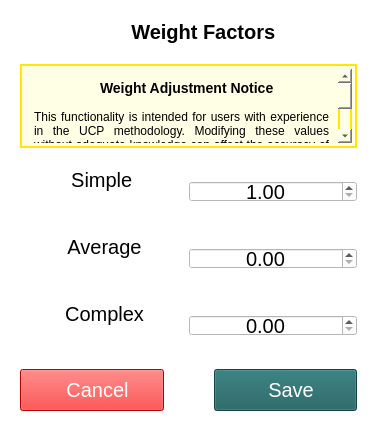
<?xml version="1.0" encoding="UTF-8"?>
<ui version="4.0">
 <class>Dialog</class>
 <widget class="QDialog" name="Dialog">
  <property name="geometry">
   <rect>
    <x>0</x>
    <y>0</y>
    <width>377</width>
    <height>431</height>
   </rect>
  </property>
  <property name="sizePolicy">
   <sizepolicy hsizetype="Ignored" vsizetype="Ignored">
    <horstretch>0</horstretch>
    <verstretch>0</verstretch>
   </sizepolicy>
  </property>
  <property name="windowTitle">
   <string>Dialog</string>
  </property>
  <property name="styleSheet">
   <string notr="true">background: white;</string>
  </property>
  <layout class="QGridLayout" name="gridLayout_3">
   <property name="leftMargin">
    <number>20</number>
   </property>
   <property name="topMargin">
    <number>20</number>
   </property>
   <property name="rightMargin">
    <number>20</number>
   </property>
   <property name="bottomMargin">
    <number>20</number>
   </property>
   <property name="horizontalSpacing">
    <number>0</number>
   </property>
   <property name="verticalSpacing">
    <number>20</number>
   </property>
   <item row="0" column="0">
    <widget class="QLabel" name="icon_Label">
     <property name="maximumSize">
      <size>
       <width>35</width>
       <height>35</height>
      </size>
     </property>
     <property name="font">
      <font>
       <family>Arial</family>
       <pointsize>15</pointsize>
      </font>
     </property>
     <property name="text">
      <string/>
     </property>
     <property name="pixmap">
      <pixmap resource="../resources.qrc">:/resources/images/weight.png</pixmap>
     </property>
     <property name="scaledContents">
      <bool>true</bool>
     </property>
    </widget>
   </item>
   <item row="0" column="1">
    <widget class="QLabel" name="title_Label">
     <property name="font">
      <font>
       <family>Arial</family>
       <pointsize>15</pointsize>
       <bold>true</bold>
      </font>
     </property>
     <property name="text">
      <string>Weight Factors </string>
     </property>
     <property name="alignment">
      <set>Qt::AlignCenter</set>
     </property>
    </widget>
   </item>
   <item row="1" column="0" colspan="2">
    <widget class="QWidget" name="widget" native="true">
     <property name="styleSheet">
      <string notr="true">QWidget{
	border: 2px solid #FFE606;
	background: #FEFFE4;
}
</string>
     </property>
     <layout class="QGridLayout" name="gridLayout_2">
      <property name="leftMargin">
       <number>5</number>
      </property>
      <property name="topMargin">
       <number>5</number>
      </property>
      <property name="rightMargin">
       <number>5</number>
      </property>
      <property name="bottomMargin">
       <number>5</number>
      </property>
      <property name="spacing">
       <number>0</number>
      </property>
      <item row="0" column="0">
       <widget class="QScrollArea" name="scrollArea">
        <property name="maximumSize">
         <size>
          <width>16777215</width>
          <height>85</height>
         </size>
        </property>
        <property name="focusPolicy">
         <enum>Qt::NoFocus</enum>
        </property>
        <property name="styleSheet">
         <string notr="true">border: none;</string>
        </property>
        <property name="frameShape">
         <enum>QFrame::NoFrame</enum>
        </property>
        <property name="frameShadow">
         <enum>QFrame::Sunken</enum>
        </property>
        <property name="lineWidth">
         <number>0</number>
        </property>
        <property name="widgetResizable">
         <bool>true</bool>
        </property>
        <widget class="QWidget" name="scrollAreaWidgetContents">
         <property name="geometry">
          <rect>
           <x>0</x>
           <y>0</y>
           <width>311</width>
           <height>394</height>
          </rect>
         </property>
         <layout class="QGridLayout" name="gridLayout">
          <item row="0" column="0">
           <widget class="QLabel" name="label">
            <property name="minimumSize">
             <size>
              <width>100</width>
              <height>291</height>
             </size>
            </property>
            <property name="maximumSize">
             <size>
              <width>800</width>
              <height>500</height>
             </size>
            </property>
            <property name="styleSheet">
             <string notr="true"/>
            </property>
            <property name="text">
             <string>&lt;html&gt;
&lt;head/&gt;
&lt;body&gt;
&lt;div style=&quot;text-align: center;&quot;&gt;
    &lt;table align=&quot;center&quot;&gt;
        &lt;tr&gt;
            &lt;td&gt;
                &lt;img src=&quot;:/resources/images/warning.png&quot; width=&quot;35&quot; height=&quot;35&quot;/&gt;
            &lt;/td&gt;
            &lt;td style=&quot;vertical-align: middle; padding-left: 10px;&quot;&gt;
                &lt;span style=&quot;font-weight: 700; font-size: 14px;&quot;&gt;Weight Adjustment Notice&lt;/span&gt;
            &lt;/td&gt;
        &lt;/tr&gt;
    &lt;/table&gt;
&lt;/div&gt;
&lt;p align=&quot;justify&quot;&gt;
    This functionality is intended for users with experience in the UCP methodology. Modifying these values without adequate knowledge can affect the accuracy of the estimates.
&lt;/p&gt;
&lt;p align=&quot;justify&quot;&gt;
    To maintain the consistency and integrity of the UCP methodology, we ensure the following:&lt;br/&gt;&lt;br/&gt;
    &lt;span style=&quot;font-weight:700;&quot;&gt;1. Order of Complexity:&lt;/span&gt;&lt;br/&gt;
    &amp;nbsp;&amp;nbsp;&amp;nbsp;&amp;nbsp;The weights follow a logical order:&lt;br/&gt; &amp;nbsp;&amp;nbsp;&amp;nbsp;&amp;nbsp;Simple &amp;lt; Average &amp;lt; Complex&lt;br/&gt;&lt;br/&gt;
    &lt;span style=&quot;font-weight:700;&quot;&gt;2. Minimum Differences:&lt;/span&gt;&lt;br/&gt;
   &amp;nbsp;&amp;nbsp;&amp;nbsp;&amp;nbsp;- The weight for 'Average' must be at least &amp;nbsp;&amp;nbsp;&amp;nbsp;&amp;nbsp;&amp;nbsp;&amp;nbsp;&amp;nbsp;&amp;nbsp;&amp;nbsp;&amp;nbsp;0.5 points higher than 'Simple'.&lt;br/&gt;
    &amp;nbsp;&amp;nbsp;&amp;nbsp;&amp;nbsp;- The weight for 'Complex' must be at least &amp;nbsp;&amp;nbsp;&amp;nbsp;&amp;nbsp;&amp;nbsp;&amp;nbsp;&amp;nbsp;&amp;nbsp;&amp;nbsp;&amp;nbsp;0.5 points higher than 'Average'.&lt;br/&gt;&lt;br/&gt;
    &lt;span style=&quot;font-weight:700;&quot;&gt;3. Range of Values:&lt;/span&gt;&lt;br/&gt;
    &amp;nbsp;&amp;nbsp;&amp;nbsp;&amp;nbsp;Each weight type has a coherent value range.
&lt;/p&gt;
&lt;/body&gt;
&lt;/html&gt;
</string>
            </property>
            <property name="alignment">
             <set>Qt::AlignJustify|Qt::AlignVCenter</set>
            </property>
            <property name="wordWrap">
             <bool>true</bool>
            </property>
            <property name="indent">
             <number>0</number>
            </property>
           </widget>
          </item>
         </layout>
        </widget>
       </widget>
      </item>
     </layout>
    </widget>
   </item>
   <item row="2" column="0" colspan="2">
    <layout class="QHBoxLayout" name="horizontalLayout">
     <property name="spacing">
      <number>0</number>
     </property>
     <property name="leftMargin">
      <number>0</number>
     </property>
     <property name="rightMargin">
      <number>0</number>
     </property>
     <item>
      <layout class="QVBoxLayout" name="verticalLayout">
       <property name="spacing">
        <number>5</number>
       </property>
       <property name="topMargin">
        <number>0</number>
       </property>
       <item>
        <widget class="QLabel" name="simple_Label">
         <property name="maximumSize">
          <size>
           <width>16777215</width>
           <height>16777215</height>
          </size>
         </property>
         <property name="font">
          <font>
           <family>Arial</family>
           <pointsize>15</pointsize>
           <bold>false</bold>
          </font>
         </property>
         <property name="styleSheet">
          <string notr="true"/>
         </property>
         <property name="text">
          <string>Simple </string>
         </property>
         <property name="alignment">
          <set>Qt::AlignCenter</set>
         </property>
         <property name="buddy">
          <cstring></cstring>
         </property>
        </widget>
       </item>
       <item>
        <widget class="QLabel" name="simpleRange_Label">
         <property name="font">
          <font>
           <family>Arial</family>
           <pointsize>12</pointsize>
           <bold>false</bold>
          </font>
         </property>
         <property name="styleSheet">
          <string notr="true">color: grey;</string>
         </property>
         <property name="text">
          <string/>
         </property>
         <property name="alignment">
          <set>Qt::AlignCenter</set>
         </property>
        </widget>
       </item>
      </layout>
     </item>
     <item>
      <widget class="QDoubleSpinBox" name="simple_DoubleSpinBox">
       <property name="minimumSize">
        <size>
         <width>0</width>
         <height>0</height>
        </size>
       </property>
       <property name="maximumSize">
        <size>
         <width>16777215</width>
         <height>21</height>
        </size>
       </property>
       <property name="font">
        <font>
         <family>Arial</family>
         <pointsize>15</pointsize>
        </font>
       </property>
       <property name="focusPolicy">
        <enum>Qt::WheelFocus</enum>
       </property>
       <property name="toolTip">
        <string/>
       </property>
       <property name="toolTipDuration">
        <number>-1</number>
       </property>
       <property name="alignment">
        <set>Qt::AlignCenter</set>
       </property>
       <property name="minimum">
        <double>1.000000000000000</double>
       </property>
       <property name="maximum">
        <double>10.000000000000000</double>
       </property>
       <property name="singleStep">
        <double>0.500000000000000</double>
       </property>
      </widget>
     </item>
    </layout>
   </item>
   <item row="3" column="0" colspan="2">
    <layout class="QHBoxLayout" name="horizontalLayout_2">
     <property name="spacing">
      <number>0</number>
     </property>
     <item>
      <layout class="QVBoxLayout" name="verticalLayout_2">
       <property name="spacing">
        <number>5</number>
       </property>
       <property name="topMargin">
        <number>0</number>
       </property>
       <item>
        <widget class="QLabel" name="average_Label">
         <property name="maximumSize">
          <size>
           <width>16777215</width>
           <height>16777215</height>
          </size>
         </property>
         <property name="font">
          <font>
           <family>Arial</family>
           <pointsize>15</pointsize>
           <bold>false</bold>
          </font>
         </property>
         <property name="styleSheet">
          <string notr="true"/>
         </property>
         <property name="text">
          <string>Average</string>
         </property>
         <property name="alignment">
          <set>Qt::AlignCenter</set>
         </property>
        </widget>
       </item>
       <item>
        <widget class="QLabel" name="averageRange_Label">
         <property name="font">
          <font>
           <family>Arial</family>
           <pointsize>12</pointsize>
          </font>
         </property>
         <property name="styleSheet">
          <string notr="true">color: grey;</string>
         </property>
         <property name="text">
          <string/>
         </property>
         <property name="alignment">
          <set>Qt::AlignCenter</set>
         </property>
        </widget>
       </item>
      </layout>
     </item>
     <item>
      <widget class="QDoubleSpinBox" name="average_DoubleSpinBox">
       <property name="maximumSize">
        <size>
         <width>16777215</width>
         <height>21</height>
        </size>
       </property>
       <property name="font">
        <font>
         <family>Arial</family>
         <pointsize>15</pointsize>
        </font>
       </property>
       <property name="focusPolicy">
        <enum>Qt::WheelFocus</enum>
       </property>
       <property name="alignment">
        <set>Qt::AlignCenter</set>
       </property>
       <property name="singleStep">
        <double>0.500000000000000</double>
       </property>
      </widget>
     </item>
    </layout>
   </item>
   <item row="4" column="0" colspan="2">
    <layout class="QHBoxLayout" name="horizontalLayout_3">
     <property name="spacing">
      <number>0</number>
     </property>
     <item>
      <layout class="QVBoxLayout" name="verticalLayout_3">
       <property name="spacing">
        <number>5</number>
       </property>
       <property name="topMargin">
        <number>0</number>
       </property>
       <item>
        <widget class="QLabel" name="complex_Label">
         <property name="maximumSize">
          <size>
           <width>16777215</width>
           <height>16777215</height>
          </size>
         </property>
         <property name="font">
          <font>
           <family>Arial</family>
           <pointsize>15</pointsize>
           <bold>false</bold>
          </font>
         </property>
         <property name="styleSheet">
          <string notr="true"/>
         </property>
         <property name="text">
          <string>Complex</string>
         </property>
         <property name="alignment">
          <set>Qt::AlignCenter</set>
         </property>
        </widget>
       </item>
       <item>
        <widget class="QLabel" name="complexRange_Label">
         <property name="font">
          <font>
           <family>Arial</family>
           <pointsize>12</pointsize>
          </font>
         </property>
         <property name="styleSheet">
          <string notr="true">color: grey;</string>
         </property>
         <property name="text">
          <string/>
         </property>
         <property name="alignment">
          <set>Qt::AlignCenter</set>
         </property>
        </widget>
       </item>
      </layout>
     </item>
     <item>
      <widget class="QDoubleSpinBox" name="complex_DoubleSpinBox">
       <property name="maximumSize">
        <size>
         <width>16777215</width>
         <height>21</height>
        </size>
       </property>
       <property name="font">
        <font>
         <family>Arial</family>
         <pointsize>15</pointsize>
        </font>
       </property>
       <property name="focusPolicy">
        <enum>Qt::WheelFocus</enum>
       </property>
       <property name="alignment">
        <set>Qt::AlignCenter</set>
       </property>
       <property name="singleStep">
        <double>0.500000000000000</double>
       </property>
      </widget>
     </item>
    </layout>
   </item>
   <item row="5" column="0" colspan="2">
    <layout class="QHBoxLayout" name="horizontalLayout_4">
     <property name="spacing">
      <number>50</number>
     </property>
     <property name="leftMargin">
      <number>0</number>
     </property>
     <property name="rightMargin">
      <number>0</number>
     </property>
     <item>
      <widget class="QPushButton" name="cancel_Button">
       <property name="font">
        <font>
         <family>Arial</family>
         <pointsize>15</pointsize>
        </font>
       </property>
       <property name="cursor">
        <cursorShape>PointingHandCursor</cursorShape>
       </property>
       <property name="focusPolicy">
        <enum>Qt::NoFocus</enum>
       </property>
       <property name="styleSheet">
        <string notr="true">background: #FF0000;
color: white;
padding: 8px 0px 8px 0px;</string>
       </property>
       <property name="text">
        <string>  Cancel</string>
       </property>
       <property name="icon">
        <iconset resource="../resources.qrc">
         <normaloff>:/resources/images/cancel.png</normaloff>:/resources/images/cancel.png</iconset>
       </property>
       <property name="iconSize">
        <size>
         <width>20</width>
         <height>20</height>
        </size>
       </property>
       <property name="autoDefault">
        <bool>false</bool>
       </property>
      </widget>
     </item>
     <item>
      <widget class="QPushButton" name="save_Button">
       <property name="enabled">
        <bool>true</bool>
       </property>
       <property name="font">
        <font>
         <family>Arial</family>
         <pointsize>15</pointsize>
        </font>
       </property>
       <property name="cursor">
        <cursorShape>PointingHandCursor</cursorShape>
       </property>
       <property name="focusPolicy">
        <enum>Qt::NoFocus</enum>
       </property>
       <property name="styleSheet">
        <string notr="true">background-color: #1B5E5E;
color: white;
padding: 8px 0px 8px 0px;</string>
       </property>
       <property name="text">
        <string>  Save</string>
       </property>
       <property name="icon">
        <iconset resource="../resources.qrc">
         <normaloff>:/resources/images/save.png</normaloff>:/resources/images/save.png</iconset>
       </property>
       <property name="iconSize">
        <size>
         <width>20</width>
         <height>20</height>
        </size>
       </property>
       <property name="autoDefault">
        <bool>false</bool>
       </property>
      </widget>
     </item>
    </layout>
   </item>
  </layout>
 </widget>
 <resources>
  <include location="../resources.qrc"/>
 </resources>
 <connections/>
</ui>
